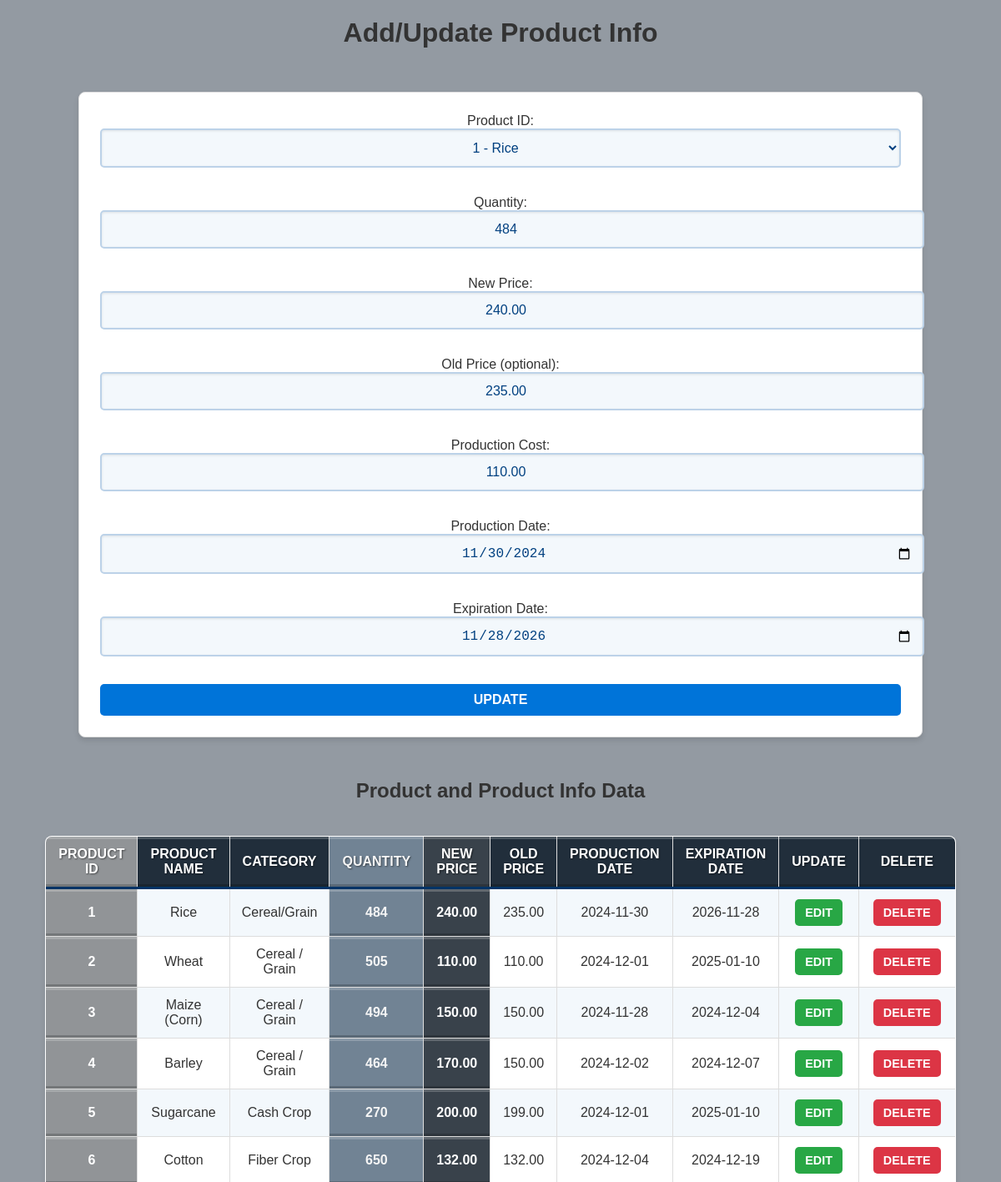
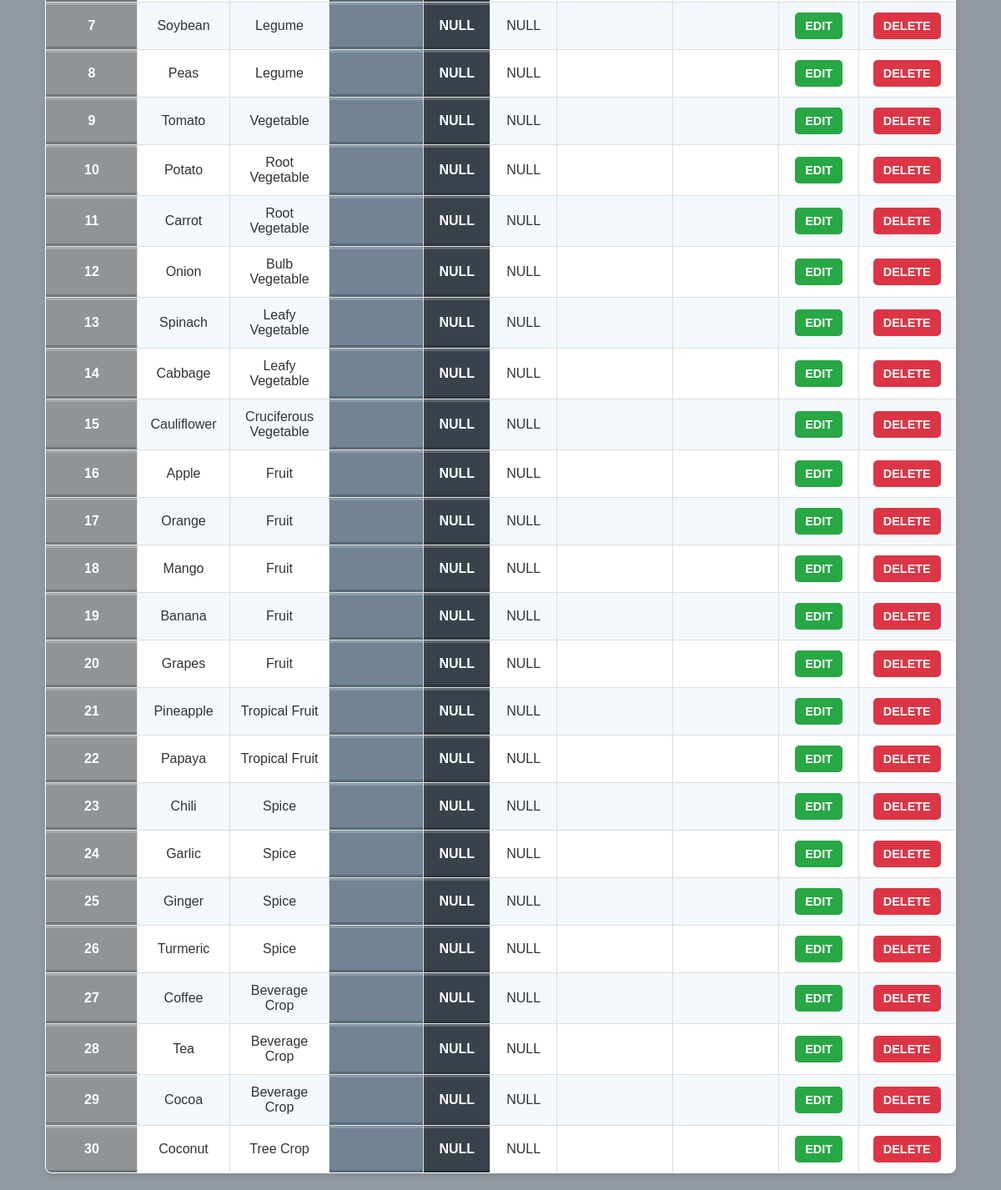
The page /product_db/product_info.php?update=24 on the database its author committed (2 pictures, top to bottom).
### tables this page shows
CREATE TABLE `product_info` (
  `id` int(11) NOT NULL,
  `product_id` int(11) NOT NULL,
  `quantity` int(11) NOT NULL,
  `new_price` decimal(10,2) DEFAULT NULL,
  `old_price` decimal(10,2) DEFAULT NULL,
  `production_cost` decimal(10,2) NOT NULL,
  `production_date` date NOT NULL,
  `expiration_date` date NOT NULL
);

CREATE TABLE `product` (
  `product_id` int(11) NOT NULL,
  `product_name` varchar(100) DEFAULT NULL,
  `category` varchar(100) DEFAULT NULL,
  `seasonality` varchar(50) DEFAULT NULL
);

### product_db/product_info.php (the view, shortened to what this page needs)
<?php
$host = "localhost";
$username = "root";
$password = "";
$database = "agriculture_product_data";
$conn = new mysqli($host, $username, $password, $database);
$sql = "SELECT
            pi.id,
            p.product_id,
            p.product_name,
            p.category,
            pi.quantity,
            pi.new_price,
            pi.old_price,
            pi.production_date,
            pi.expiration_date
        FROM
            PRODUCT p
        LEFT JOIN
            product_info pi ON p.product_id = pi.product_id
            ORDER BY p.product_id";
$result = $conn->query($sql);
$product_data = null;
if (isset($_GET['update'])) {
    $id = $_GET['update'];
    $sql = "SELECT * FROM product_info WHERE id = ?";
    $stmt = $conn->prepare($sql);
    $stmt->bind_param("i", $id);
    $stmt->execute();
    $product_data = $stmt->get_result()->fetch_assoc();
}
?>
<!DOCTYPE html>
<html lang="en">
<head>
    <link rel="stylesheet" href="../product_db/product_info_style.css">
</head>
<body>
    <h1 class="heading">Add/Update Product Info</h1>
    <form method="POST" action="">
        <label for="product_id">Product ID:</label>
        <select name="product_id" id="product_id" required>
            <?php
            $product_query = "SELECT product_id, product_name FROM PRODUCT";
            $product_result = $conn->query($product_query);
            if ($product_result->num_rows > 0) {
                while ($row = $product_result->fetch_assoc()) {
                    $selected = ($product_data && $product_data['product_id'] == $row['product_id']) ? 'selected' : '';
                    echo "<option value='" . $row['product_id'] . "' $selected>" . $row['product_id'] . " - " . $row['product_name'] . "</option>";
                }
            }
            ?>
        </select><br><br>
        <label for="quantity">Quantity:</label>
        <input type="number" name="quantity" id="quantity" value="<?= $product_data ? htmlspecialchars($product_data['quantity']) : '' ?>" required><br><br>
        <label for="new_price">New Price:</label>
        <input type="number" step="0.01" name="new_price" id="new_price" value="<?= $product_data ? htmlspecialchars($product_data['new_price']) : '' ?>"><br><br>
        <label for="old_price">Old Price (optional):</label>
        <input type="number" step="0.01" name="old_price" id="old_price" value="<?= $product_data ? htmlspecialchars($product_data['old_price']) : '' ?>" readonly><br><br>
        <label for="production_cost">Production Cost:</label>
        <input type="number" step="0.01" name="production_cost" id="production_cost" value="<?= $product_data ? htmlspecialchars($product_data['production_cost']) : '' ?>" required><br><br>
        <label for="production_date">Production Date:</label>
        <input type="date" name="production_date" id="production_date" value="<?= $product_data ? htmlspecialchars($product_data['production_date']) : '' ?>" required><br><br>
        <label for="expiration_date">Expiration Date:</label>
        <input type="date" name="expiration_date" id="expiration_date" value="<?= $product_data ? htmlspecialchars($product_data['expiration_date']) : '' ?>" required><br><br>
        <?php if ($product_data): ?>
            <button type="submit" name="update">Update</button>
        <?php else: ?>
            <button type="submit" name="submit">Add</button>
        <?php endif; ?>
    </form>
    <h2 class="heading">Product and Product Info Data</h2>
    <?php
    if ($result->num_rows > 0) {
        echo "<table border='1'>";
        echo "<tr>
                    <th>Product ID</th>
                    <th>Product Name</th>
                    <th>Category</th>
                    <th class='quantity'>Quantity</th>
                    <th class='new-price'>New Price</th>
                    <th>Old Price</th>
                    <th>Production Date</th>
                    <th>Expiration Date</th>
                    <th>Update</th>
                    <th>Delete</th>
                </tr>";
        while ($row = $result->fetch_assoc()) {
            echo "<tr>
                    <td>" . htmlspecialchars($row['product_id']) . "</td>
                    <td>" . htmlspecialchars($row['product_name']) . "</td>
                    <td>" . htmlspecialchars($row['category']) . "</td>
                    <td class='quantity'>" . htmlspecialchars($row['quantity']) . "</td>
                    <td class='new-price'>" . (is_null($row['new_price']) ? "NULL" : htmlspecialchars($row['new_price'])) . "</td>
                    <td>" . (is_null($row['old_price']) ? "NULL" : htmlspecialchars($row['old_price'])) . "</td>
                    <td>" . htmlspecialchars($row['production_date']) . "</td>
                    <td>" . htmlspecialchars($row['expiration_date']) . "</td>
                    <td>
                        <a href='?update=" . $row['id'] . "'>Edit</a>
                    </td>
                    <td>
                        <a href='?delete=" . $row['id'] . "' onclick=\"return confirm('Are you sure?');\">Delete</a>
                    </td>
                  </tr>";
        }
        echo "</table>";
    } else {
        echo "<p>No data found.</p>";
    }
    ?>
</body>
</html>

### product_db/product_info_style.css (style rules this page uses)
body { font-family: 'Arial', sans-serif; background-color: #939aa2; color: #333; margin: 0; padding: 0; display: flex; flex-direction: column; align-items: center; justify-content: center; min-height: 100vh; text-align: center; }
form { width: 80%; margin: 30px auto; padding: 25px; background-color: #fff; border: 1px solid #ddd; border-radius: 8px; box-shadow: 0 4px 6px rgba(0, 0, 0, 0.1); }
input[type="text"], input[type="number"], input[type="date"], select { width: 100%; padding: 12px; margin-bottom: 15px; font-size: 1rem; color: #004080; background-color: #f3f8fc; border: 2px solid #bcd2e8; border-radius: 5px; transition: all 0.3s ease; box-shadow: inset 0 1px 3px rgba(0, 0, 0, 0.1); text-align: center; }
form button { width: 100%; padding: 10px 15px; font-size: 1rem; font-weight: bold; text-transform: uppercase; color: #fff; background-color: #0074d9; border: none; border-radius: 5px; cursor: pointer; transition: background-color 0.3s ease; }
table { width: 90%; margin: 20px auto; border-collapse: collapse; overflow: hidden; border-radius: 8px; box-shadow: 0 4px 6px rgba(0, 0, 0, 0.1); background-color: #fff; }
table th, table td { padding: 12px; text-align: center; border: 1px solid #ddd; font-size: 1rem; }
table th { background-color: #212e3b; color: #fff; font-weight: bold; text-transform: uppercase; padding: 12px 15px; border-bottom: 3px solid #003366; box-shadow: inset 0 -3px 0 rgba(0, 0, 0, 0.2), inset 0 3px 0 rgba(255, 255, 255, 0.2); text-shadow: 1px 1px 2px rgba(0, 0, 0, 0.5); transition: all 0.3s ease; }
table tr:nth-child(even) { background-color: #f3f8fc; }
table tr td:nth-child(4), table tr th:nth-child(4) { background-color: #718394; font-weight: bold; color: #f5f5f5; text-transform: uppercase; padding: 12px 15px; box-shadow: inset 0 -3px 0 rgba(0, 0, 0, 0.2), inset 0 3px 0 rgba(255, 255, 255, 0.2); transition: all 0.3s ease; }
table tr td:nth-child(1), table tr th:nth-child(1) { background-color: #919497; font-weight: bold; color: #ffffff; text-transform: uppercase; padding: 12px 15px; box-shadow: inset 0 -3px 0 rgba(0, 0, 0, 0.2), inset 0 3px 0 rgba(255, 255, 255, 0.2); transition: all 0.3s ease; }
table tr td:nth-child(5), table tr th:nth-child(5) { background-color: #39424b; font-weight: bold; color: #ffffff; text-transform: uppercase; padding: 12px 15px; box-shadow: inset 0 -3px 0 rgba(0, 0, 0, 0.2), inset 0 3px 0 rgba(255, 255, 255, 0.2); transition: all 0.3s ease; }
table a { display: inline-block; text-decoration: none; color: #fff; padding: 8px 12px; margin: 0 5px; border-radius: 5px; font-size: 0.9rem; font-weight: bold; text-transform: uppercase; transition: background-color 0.3s ease, transform 0.2s ease; }
table a[href*="update"] { background-color: #28a745; }
table a[href*="delete"] { background-color: #dc3545; }

### rows shown on the page
product_info: quantity "484", new_price "240.00", old_price "235.00", production_cost "110.00", production_date "11/30/2024", expiration_date "11/28/2026", product.product_id "1", product.product_name "Rice", product.category "Cereal/Grain", production_date "2024-11-30", expiration_date "2026-11-28"
product_info: product.product_id "2", product.product_name "Wheat", product.category "Cereal / Grain", quantity "505", new_price "110.00", old_price "110.00", production_date "2024-12-01", expiration_date "2025-01-10"
product_info: product.product_id "3", product.product_name "Maize (Corn)", product.category "Cereal / Grain", quantity "494", new_price "150.00", old_price "150.00", production_date "2024-11-28", expiration_date "2024-12-04"
product_info: product.product_id "4", product.product_name "Barley", product.category "Cereal / Grain", quantity "464", new_price "170.00", old_price "150.00", production_date "2024-12-02", expiration_date "2024-12-07"
product_info: product.product_id "5", product.product_name "Sugarcane", product.category "Cash Crop", quantity "270", new_price "200.00", old_price "199.00", production_date "2024-12-01", expiration_date "2025-01-10"
product_info: product.product_id "6", product.product_name "Cotton", product.category "Fiber Crop", quantity "650", new_price "132.00", old_price "132.00", production_date "2024-12-04", expiration_date "2024-12-19"
product: product_id "7", product_name "Soybean", category "Legume", shows "NULL"
product: product_id "8", product_name "Peas", category "Legume", shows "NULL"
product: product_id "9", product_name "Tomato", category "Vegetable", shows "NULL"
product: product_id "10", product_name "Potato", category "Root Vegetable", shows "NULL"
product: product_id "11", product_name "Carrot", category "Root Vegetable", shows "NULL"
product: product_id "12", product_name "Onion", category "Bulb Vegetable", shows "NULL"
product: product_id "13", product_name "Spinach", category "Leafy Vegetable", shows "NULL"
product: product_id "14", product_name "Cabbage", category "Leafy Vegetable", shows "NULL"
product: product_id "15", product_name "Cauliflower", category "Cruciferous Vegetable", shows "NULL"
product: product_id "16", product_name "Apple", category "Fruit", shows "NULL"
product: product_id "17", product_name "Orange", category "Fruit", shows "NULL"
product: product_id "18", product_name "Mango", category "Fruit", shows "NULL"
product: product_id "19", product_name "Banana", category "Fruit", shows "NULL"
product: product_id "20", product_name "Grapes", category "Fruit", shows "NULL"
product: product_id "21", product_name "Pineapple", category "Tropical Fruit", shows "NULL"
product: product_id "22", product_name "Papaya", category "Tropical Fruit", shows "NULL"
product: product_id "23", product_name "Chili", category "Spice", shows "NULL"
product: product_id "24", product_name "Garlic", category "Spice", shows "NULL"
product: product_id "25", product_name "Ginger", category "Spice", shows "NULL"
product: product_id "26", product_name "Turmeric", category "Spice", shows "NULL"
product: product_id "27", product_name "Coffee", category "Beverage Crop", shows "NULL"
product: product_id "28", product_name "Tea", category "Beverage Crop", shows "NULL"
product: product_id "29", product_name "Cocoa", category "Beverage Crop", shows "NULL"
product: product_id "30", product_name "Coconut", category "Tree Crop", shows "NULL"

### other values the page prints
form field product_id "1 - Rice"
